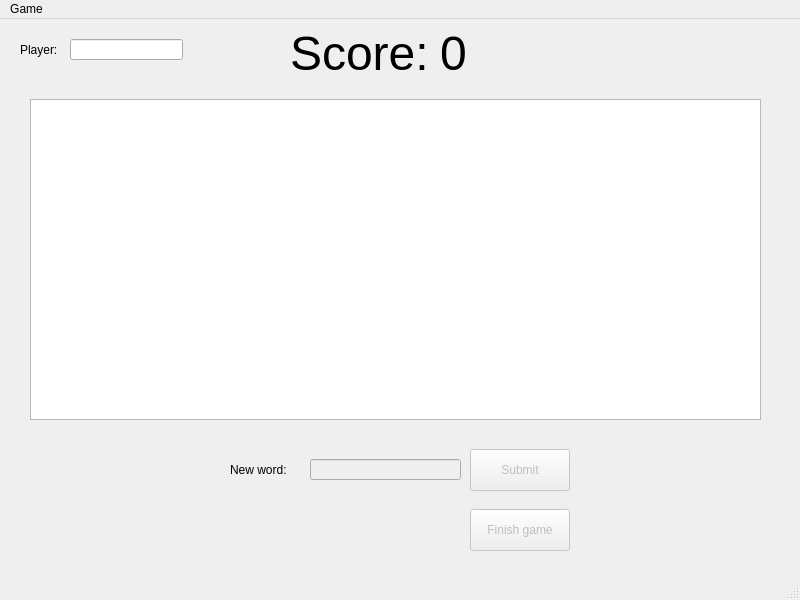
<?xml version="1.0" encoding="UTF-8"?>
<ui version="4.0">
 <class>MainWindow</class>
 <widget class="QMainWindow" name="MainWindow">
  <property name="geometry">
   <rect>
    <x>0</x>
    <y>0</y>
    <width>800</width>
    <height>600</height>
   </rect>
  </property>
  <property name="windowTitle">
   <string>WordGame - physics725</string>
  </property>
  <widget class="QWidget" name="centralwidget">
   <widget class="QPushButton" name="submitWord">
    <property name="enabled">
     <bool>false</bool>
    </property>
    <property name="geometry">
     <rect>
      <x>470</x>
      <y>430</y>
      <width>100</width>
      <height>42</height>
     </rect>
    </property>
    <property name="text">
     <string>Submit</string>
    </property>
   </widget>
   <widget class="QGraphicsView" name="handView">
    <property name="geometry">
     <rect>
      <x>30</x>
      <y>80</y>
      <width>731</width>
      <height>321</height>
     </rect>
    </property>
   </widget>
   <widget class="QLabel" name="label">
    <property name="geometry">
     <rect>
      <x>20</x>
      <y>20</y>
      <width>41</width>
      <height>21</height>
     </rect>
    </property>
    <property name="text">
     <string>Player:</string>
    </property>
   </widget>
   <widget class="QLineEdit" name="playerName">
    <property name="geometry">
     <rect>
      <x>70</x>
      <y>20</y>
      <width>113</width>
      <height>21</height>
     </rect>
    </property>
    <property name="readOnly">
     <bool>true</bool>
    </property>
   </widget>
   <widget class="QLineEdit" name="wordEdit">
    <property name="enabled">
     <bool>false</bool>
    </property>
    <property name="geometry">
     <rect>
      <x>310</x>
      <y>440</y>
      <width>151</width>
      <height>21</height>
     </rect>
    </property>
   </widget>
   <widget class="QLabel" name="label_2">
    <property name="geometry">
     <rect>
      <x>230</x>
      <y>440</y>
      <width>81</width>
      <height>21</height>
     </rect>
    </property>
    <property name="text">
     <string>New word:</string>
    </property>
   </widget>
   <widget class="QLabel" name="label_3">
    <property name="geometry">
     <rect>
      <x>290</x>
      <y>10</y>
      <width>141</width>
      <height>48</height>
     </rect>
    </property>
    <property name="font">
     <font>
      <pointsize>36</pointsize>
     </font>
    </property>
    <property name="text">
     <string>Score:</string>
    </property>
   </widget>
   <widget class="QLabel" name="score_label">
    <property name="geometry">
     <rect>
      <x>440</x>
      <y>10</y>
      <width>101</width>
      <height>48</height>
     </rect>
    </property>
    <property name="font">
     <font>
      <pointsize>36</pointsize>
     </font>
    </property>
    <property name="text">
     <string>0</string>
    </property>
   </widget>
   <widget class="QPushButton" name="finishGame">
    <property name="enabled">
     <bool>false</bool>
    </property>
    <property name="geometry">
     <rect>
      <x>470</x>
      <y>490</y>
      <width>100</width>
      <height>42</height>
     </rect>
    </property>
    <property name="text">
     <string>Finish game</string>
    </property>
   </widget>
  </widget>
  <widget class="QMenuBar" name="menubar">
   <property name="geometry">
    <rect>
     <x>0</x>
     <y>0</y>
     <width>800</width>
     <height>24</height>
    </rect>
   </property>
   <widget class="QMenu" name="menuFile">
    <property name="title">
     <string>Game</string>
    </property>
    <addaction name="actionStart"/>
    <addaction name="separator"/>
    <addaction name="actionPlayers"/>
    <addaction name="separator"/>
    <addaction name="actionQuit"/>
   </widget>
   <addaction name="menuFile"/>
  </widget>
  <widget class="QStatusBar" name="statusbar"/>
  <action name="actionStart">
   <property name="text">
    <string>Start</string>
   </property>
  </action>
  <action name="actionQuit">
   <property name="text">
    <string>Quit</string>
   </property>
  </action>
  <action name="actionPlayers">
   <property name="text">
    <string>Players</string>
   </property>
  </action>
 </widget>
 <resources/>
 <connections/>
</ui>
